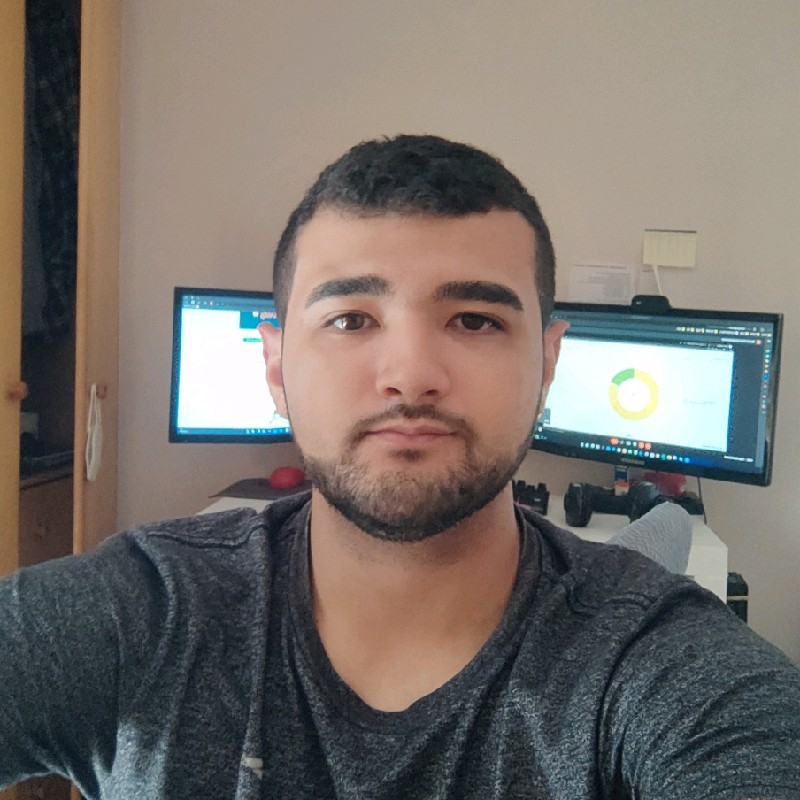
#> input picture data/eu.jpeg, 800 x 800 px
$ python cap02-27-histogram.py --image ../eu.jpeg
#> lines starting #> are read from the running program, lines starting #| are printed output that depends on the picture
# Histograma

# Um histograma é um gráfico de colunas ou de linhas que representa a distribuição dos valores dos pixels de uma imagem,
# ou seja, a quantidade de pixeis mais claros (próximos de 255) e a quantidade de pixels mais escuros (próximos de 0).
# O eixo X do gráfico normalmente possui uma distribuição de 0 a 255 que demonstra o valor (intensidade) do pixel e
# no eixo Y é plotada a quantidade de pixels daquela intensidade.

# Imports
import numpy as np
import argparse
import cv2
from matplotlib import pyplot as plt

# Argumento
ap = argparse.ArgumentParser()
ap.add_argument("-i", "--image", required = True, help = "Caminho para a imnagem")
args = vars(ap.parse_args())

# Carrega a imagem
image = cv2.imread(args["image"])
#> image is the input picture: shape (800, 800, 3); mean B, G, R 105.8, 111.5, 118.8

# Converte de RGB para Grayscale
image = cv2.cvtColor(image, cv2.COLOR_BGR2GRAY)
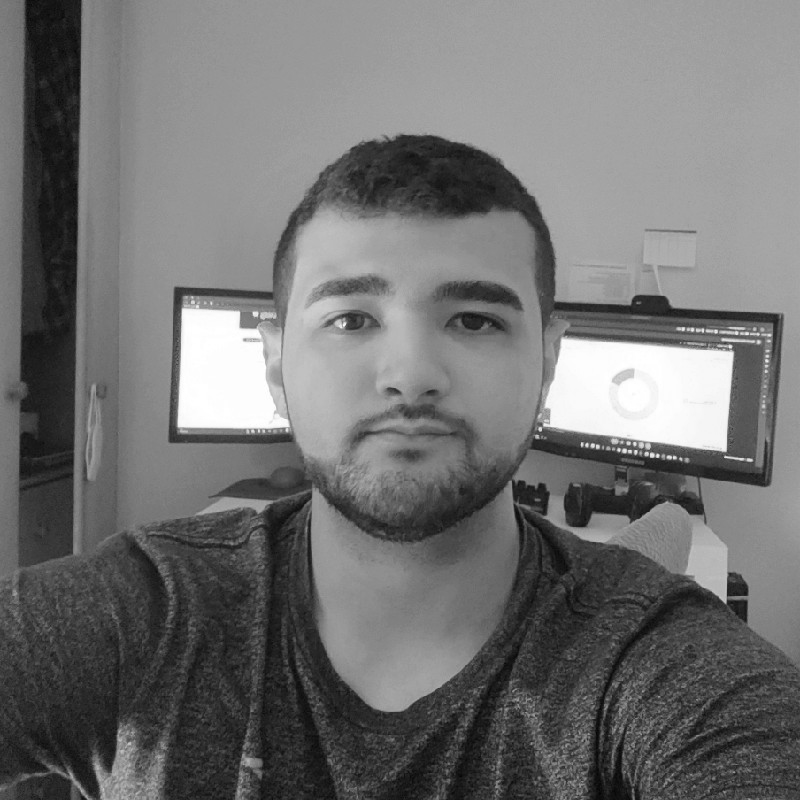
#> image: shape (800, 800); min 3, max 255, mean 113

# Calcula o histograma
hist = cv2.calcHist([image], [0], None, [256], [0, 256])
#> hist = 256 values, max 16325 at index 163, min 0 at index 0, mean 2500

# Histograma
plt.figure()
plt.title("Histograma em Tons de Cinza")
plt.xlabel("Intensidade")
plt.ylabel("Total de Pixels")
plt.plot(hist)
plt.xlim([0, 256])
plt.show()
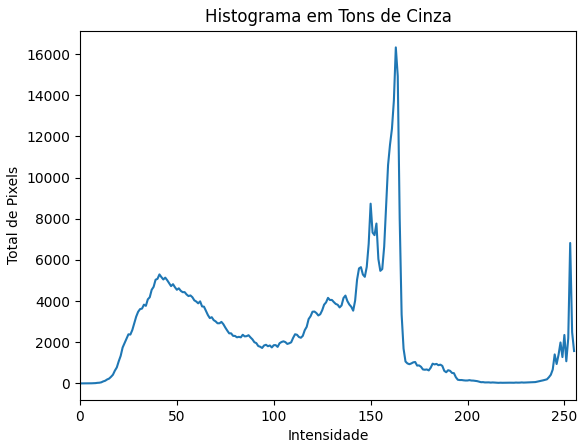
#> figure drawn by matplotlib, 1 panel; curve peaks at x = 163, y = 16325
cv2.waitKey(0)

# Também é possível plotar o histograma de outra forma, com a ajuda da função "ravel()".
# Neste caso o eixo X avança o valor 255 indo até 300, espaço que não existem pixels.
plt.hist(image.ravel(),256,[0,256])
plt.show()
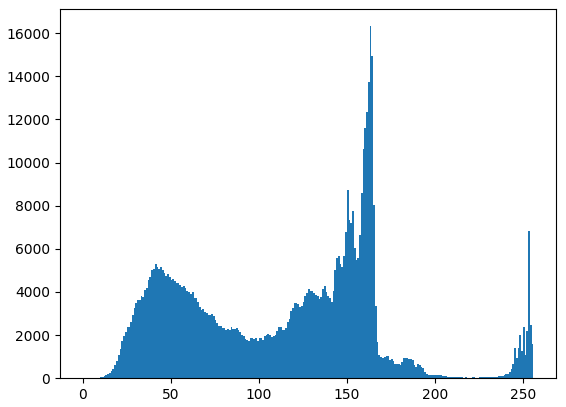
#> figure drawn by matplotlib, 1 panel; tallest bar 16325 high, from x = 163 to 164

# Além do histograma da imagem em tons de cinza é possível plotar um histograma da imagem colorida.
# Neste caso teremos três linhas, uma para cada canal.
# Note que a função "zip" cria uma lista de tuplas formada pelas união das listas passadas
#Separa os canais
image = cv2.imread('images/estrada.jpg')
canais = cv2.split(image)
#> canais = ()
cores = ("b", "g", "r")

plt.figure()
plt.title("'Histograma Colorido")
plt.xlabel("Intensidade")
plt.ylabel("Total de Pixels")
for (canal, cor) in zip(canais, cores):
	# Este loop executa 3 vezes, uma para cada canal
	hist = cv2.calcHist([canal], [0], None, [256], [0, 256])
	plt.plot(hist, color = cor)
	plt.xlim([0, 256])
#> this loop made 0 passes
plt.show()

$ run again, on data/images/beija-flor.jpg
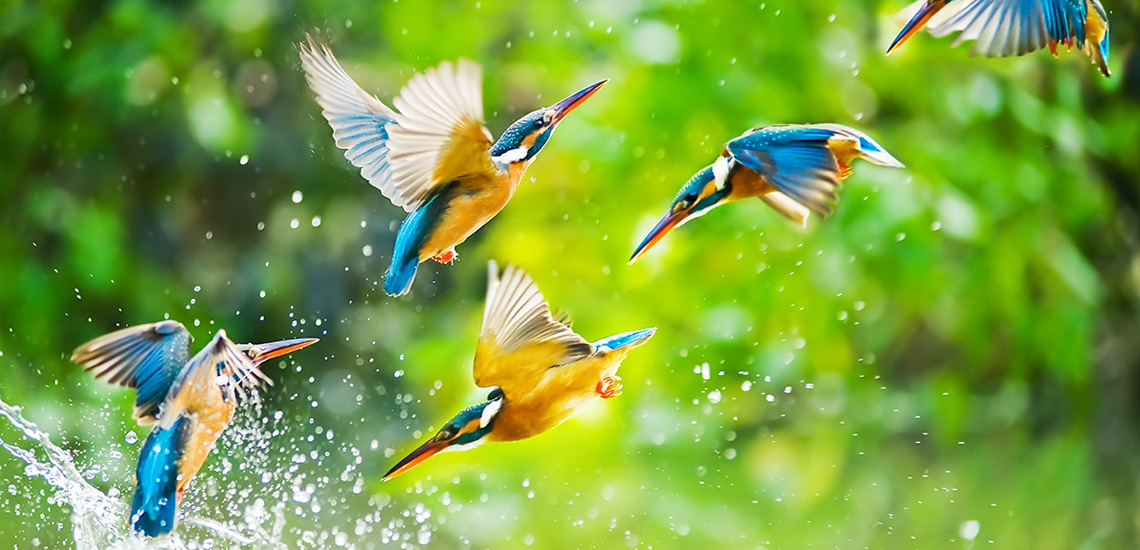
#> input picture data/images/beija-flor.jpg, 1140 x 550 px
#> image is the input picture: shape (550, 1140, 3); mean B, G, R 65.3, 160.7, 121.7
#> `image = cv2.cvtColor(image, cv2.COLOR_BGR2GRAY)`:
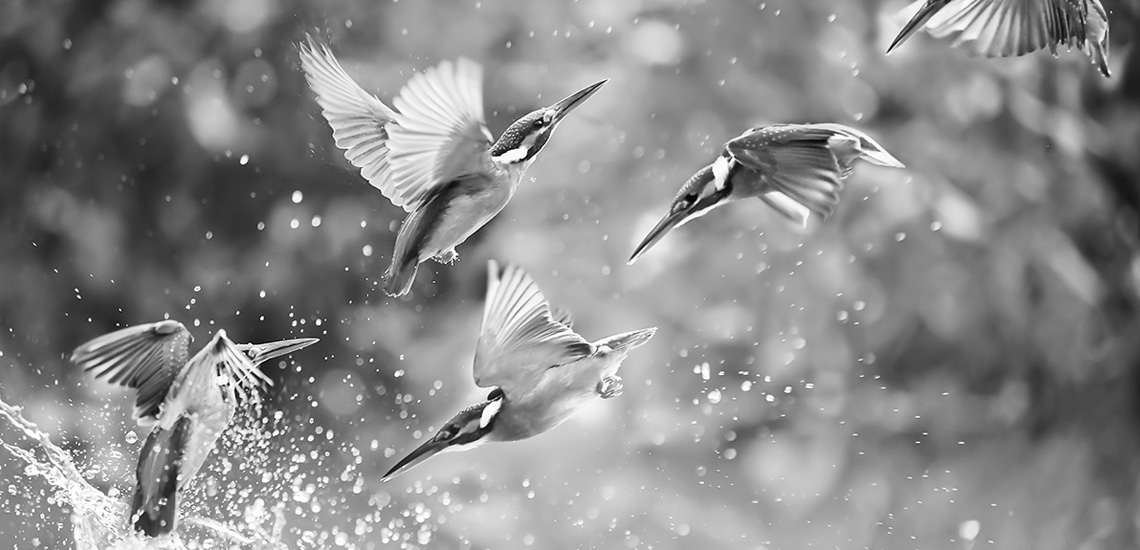
#> image: shape (550, 1140); min 0, max 255, mean 138.2
#> hist = 256 values, max 5296 at index 158, min 2 at index 0, mean 2449.2
#> `plt.show()`:
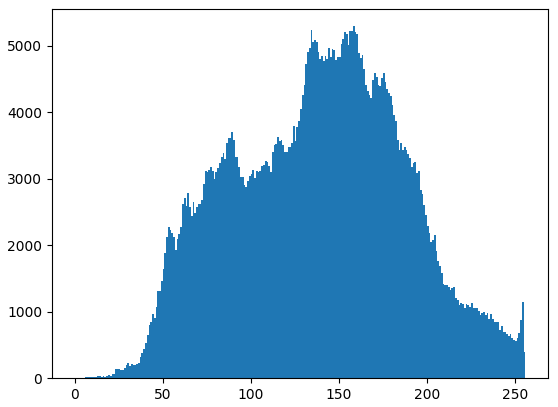
#> figure drawn by matplotlib, 1 panel; tallest bar 5296 high, from x = 158 to 159
#> canais = ()

$ run again, on data/images/casa.jpg
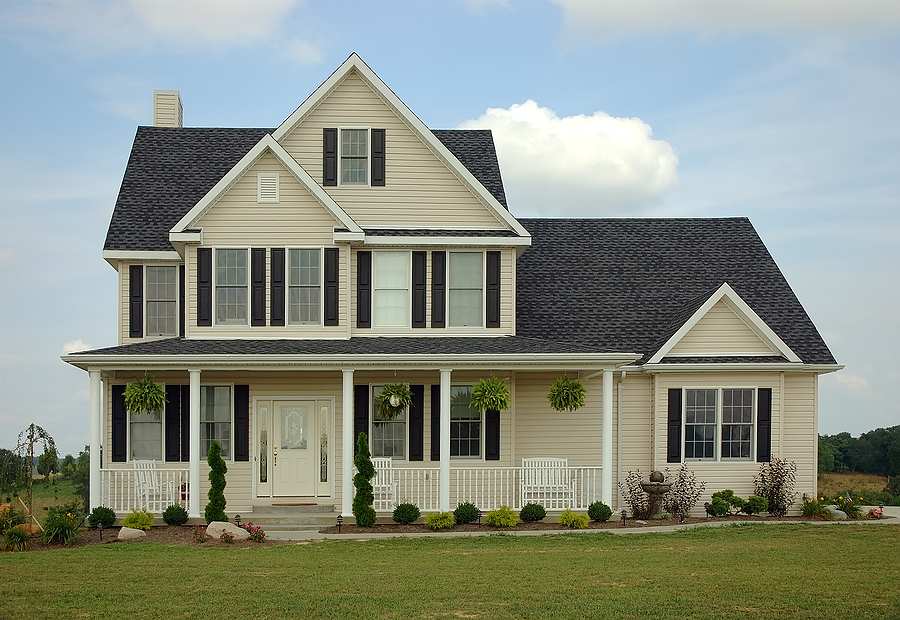
#> input picture data/images/casa.jpg, 900 x 620 px
#> image is the input picture: shape (620, 900, 3); mean B, G, R 131.8, 143.8, 136.6
#> `image = cv2.cvtColor(image, cv2.COLOR_BGR2GRAY)`:
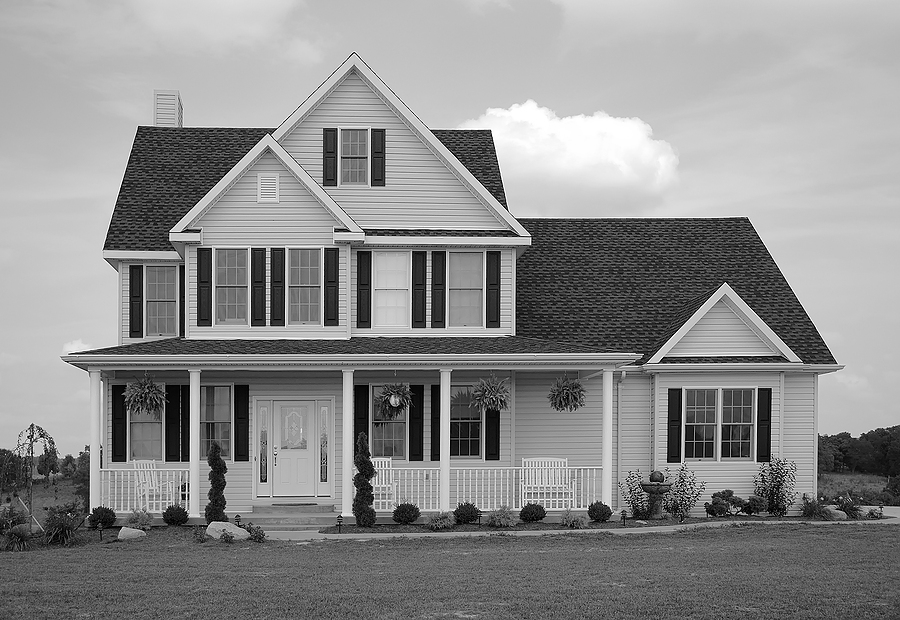
#> image: shape (620, 900); min 0, max 255, mean 140.3
#> hist = 256 values, max 14109 at index 192, min 363 at index 227, mean 2179.7
#> `plt.show()`:
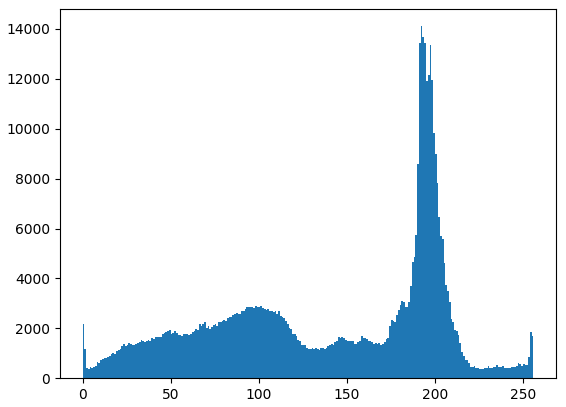
#> figure drawn by matplotlib, 1 panel; tallest bar 14109 high, from x = 192 to 193
#> canais = ()
